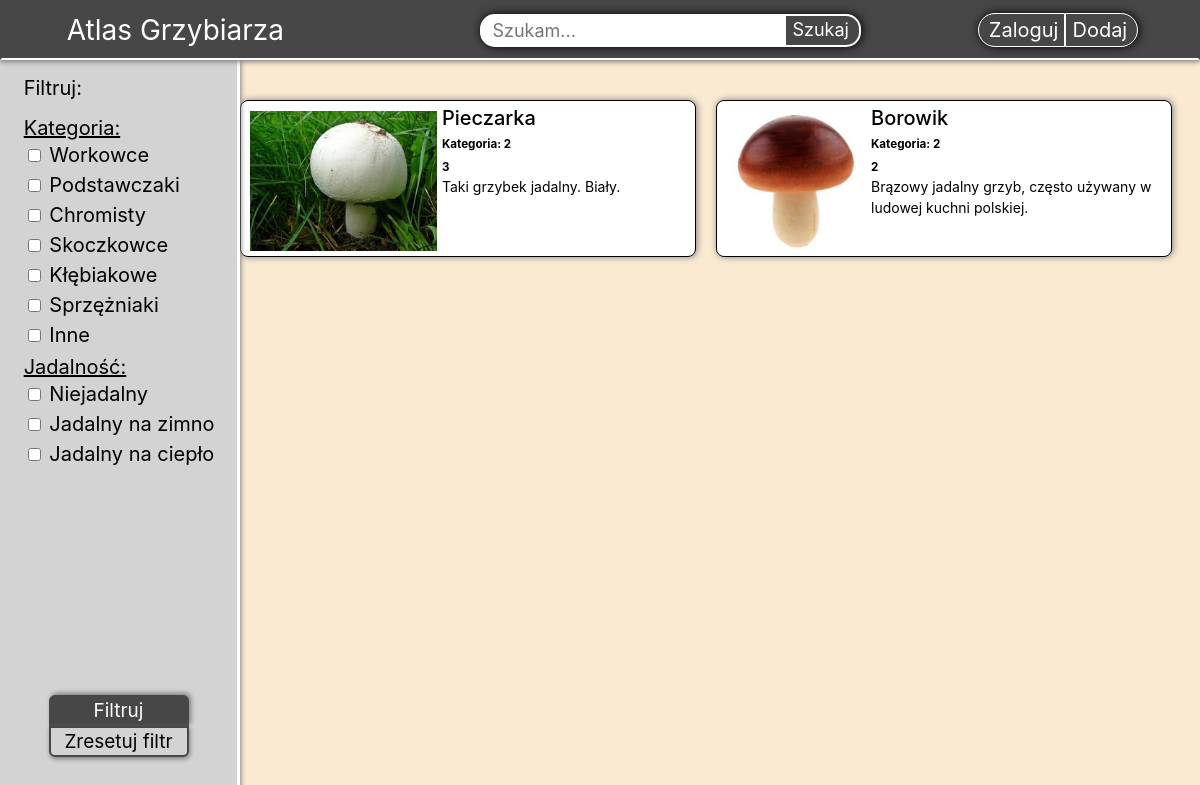
The page / on the database its author committed.
### tables this page shows
CREATE TABLE `mushrooms` (
  `id` bigint(20) UNSIGNED NOT NULL,
  `mushroom` varchar(24) NOT NULL,
  `description` text NOT NULL,
  `category_id` bigint(20) UNSIGNED NOT NULL,
  `edibility_id` bigint(20) UNSIGNED NOT NULL,
  `user_id` bigint(20) UNSIGNED NOT NULL,
  `main_photo` varchar(128) NOT NULL,
  `photo_1` varchar(128) NOT NULL,
  `photo_2` varchar(128) NOT NULL,
  `photo_3` varchar(128) NOT NULL,
  `photo_4` varchar(128) NOT NULL
);

### index.php (the view, shortened to what this page needs)
<?php
$servername = "localhost";
$username = "root";
$password = "";
$dbname = "atlas";
$conn = new mysqli($servername, $username, $password, $dbname);
$sql = "SELECT * FROM mushrooms";
$result = $conn->query($sql);
?>
<!DOCTYPE html>
<html lang="pl">
<head>
    <link rel="stylesheet" href="Styles.css">
</head>
<body>
     <nav class="navbar">
        <ul class="navbar-nav">
            <li class="nav-item">
                <a href="index.php" class="nav-link" id="navtitle">
                    Atlas Grzybiarza
                </a>
            </li>
            <li class="nav-item" id="searcher">
                <input type="search" id="searchbox" placeholder="Szukam..."></input>
                <button id="searchbutton">Szukaj</button>
            </li>
            <li class="nav-item">
                <a href="login.php"><button class="navbarbutton" id="loginbutton" >Zaloguj</button></a>
                <a href="add.php"><button class="navbarbutton" id="addbutton" >Dodaj</button></a>
            </li>
        </ul>
    </nav>
<div id="filter-panel">
    <ul>
<li>
<p id="filtertextTitle" class="filtertext">Filtruj:</p>
</li>
<li>
 <p id="filtertextCat" class="filtertext">Kategoria:</p>
                    <ul id="categoryList" class="filterlist" >
                        <li>
                            <input type="checkbox" name="Workowce" id="Workowce">
                            <label for="Workowce">Workowce</label>
                        </li>
                        <li>
                            <input type="checkbox" name="Pdstawczaki" id="Podstawczaki">
                            <label for="Podstawczaki">Podstawczaki</label>
                        </li>
                        <li>
                            <input type="checkbox" name="Chromisty" id="Chromisty">
                            <label for="Chromisty">Chromisty</label>
                        </li>
                        <li>
                            <input type="checkbox" name="Skoczkowce" id="Skoczkowce">
                            <label for="Skoczkowce">Skoczkowce</label>
                        </li>
                        <li>
                            <input type="checkbox" name="Kłębiakowe" id="Klebiakowe">
                            <label for="Klebiakowe">Kłębiakowe</label>
                        </li>
                        <li>
                            <input type="checkbox" name="Sprzężniaki" id="Sprzezniaki">
                            <label for="Sprzezniaki">Sprzężniaki</label>
                        </li>
                        <li>
                            <input type="checkbox" name="Inne" id="Inne">
                            <label for="Inne">Inne</label>
                        </li>
                    </ul>
</li>
<li>
<p id="filtertextEdibility" class="filtertext">Jadalność:</p>
                <ul id="EdibilityList" class="filterlist">
                    <li>
                        <input type="checkbox" name="Inedible" id="Inedible">
                        <label for="Inedible">Niejadalny</label>
                    </li>
                    <li>
                        <input type="checkbox" name="Cold" id="Cold">
                        <label for="Cold">Jadalny na zimno</label>
                    </li>
                    <li>
                        <input type="checkbox" name="Hot" id="Hot">
                        <label for="Hot">Jadalny na ciepło</label>
                    </li>
                </ul>
</li>
    </ul>
                <p id="filterButtons">
                <input type="submit" value="Filtruj" id="filterButton"></button><button id="filterResetButton">Zresetuj filtr</button>
                </p>
            </div>
    <main>
        <div class="grid-container" id="content">
<?php
if ($result->num_rows > 0) {
  while($row = $result->fetch_assoc()) {
?>
<div class="grid-item" id="content-panel">
<a class="content" href="details.html">
                     <div class="content-link">
                         <img src=<?php echo $row["main_photo"]?> alt="" align="left" class="index-page-panel-image" >
                            <h6><?php echo $row['mushroom']?></h6>
                            <h5>Kategoria: <?php echo $row['category_id']?></h5>
                            <h5><?php echo $row['edibility_id']?></h5>
                            <?php echo $row['description']?>
                    </div></a></div>
<?php
}
}else {
  echo "0 results";
}
?>
        </div>
        </main>
   </body>
</html>

### rows shown on the page
mushrooms: main_photo (picture), mushroom "Pieczarka", category "2", edibility "3", description "Taki grzybek jadalny. Biały."
mushrooms: main_photo (picture), mushroom "Borowik", category "2", edibility "2", description "Brązowy jadalny grzyb, często używany w ludowej kuchni polskiej."
